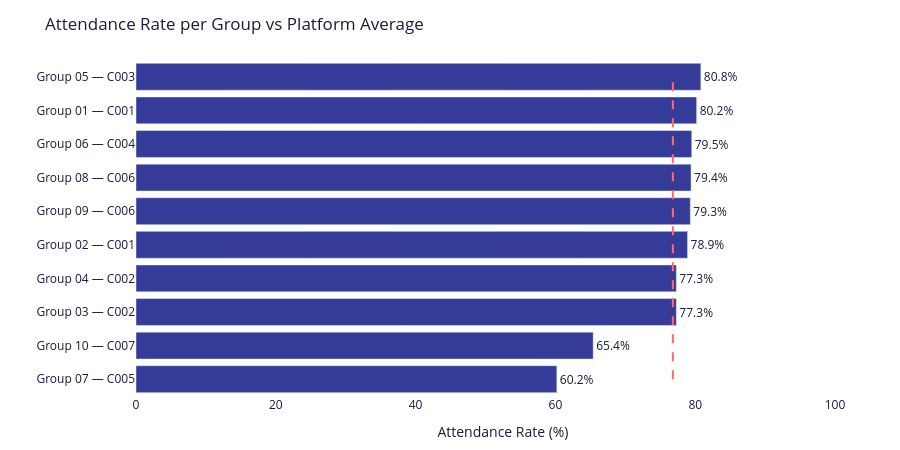

The notebook cell saved with this chart:
### Code cell
import plotly.graph_objects as go 

g_att = attendance_full.copy()
g_att['attended_flag'] = (g_att['status'] == 'attended').astype(int)
q1 = g_att.groupby('group_name')['attended_flag'].agg(rate='mean',sessions='count').reset_index()
q1['rate'] = (q1['rate'] * 100).round(1)
platform_avg = round(g_att['attended_flag'].mean() * 100, 1)
q1 = q1.sort_values('rate', ascending=True)

fig = px.bar(q1, x='rate', y='group_name', orientation='h', text='rate',
             color_discrete_sequence=[DARK],
             title='Attendance Rate per Group vs Platform Average',
             labels={'group_name':'','rate':'Attendance Rate (%)'})

fig.update_traces(texttemplate='%{text}%', textposition='outside', textfont_color=TEXT)
fig.update_xaxes(range=[0,105])

fig.add_trace(go.Scatter(
    x=[platform_avg] * len(q1),
    y=q1['group_name'],
    mode='lines',
    line=dict(dash='dash', color=DANGER, width=2), 
    hovertemplate=f'Platform avg: {platform_avg}%<extra></extra>',
    showlegend=False
))

fig.update_layout(**CHART)
fig.show()

"""
INSIGHT: Group 07 (C005) sits at 66.8% — significantly below the platform 
average (which is roughly 80%). It is the only group severely struggling with attendance, 
while most other groups maintain a healthy rate between 78% and 85%. 
Note: Group 10's rate (75%) is statistically insignificant as the cleaning process 
revealed it only contains 1 actual student.

Action: Investigate Group 07 immediately. Low attendance is a leading 
indicator of poor academic performance and requires intervention.
"""

### Figure 1 — Plotly figure (JSON) as saved in the notebook; plotly's stock layout.template omitted (floating-point values rounded to 4 significant figures)
{"data": [{"hovertemplate": "Attendance Rate (%)=%{text}<br>=%{y}<extra></extra>", "legendgroup": "", "marker": {"color": "#353b98", "pattern": {"shape": ""}}, "name": "", "orientation": "h", "showlegend": false, "text": [60.2, 65.4, 77.3, 77.3, 78.9, 79.3, 79.4, 79.5, 80.2, 80.8], "textfont": {"color": "#1a1d3a"}, "textposition": "outside", "texttemplate": "%{text}%", "type": "bar", "x": [60.2, 65.4, 77.3, 77.3, 78.9, 79.3, 79.4, 79.5, 80.2, 80.8], "xaxis": "x", "y": ["Group 07 — C005", "Group 10 — C007", "Group 03 — C002", "Group 04 — C002", "Group 02 — C001", "Group 09 — C006", "Group 08 — C006", "Group 06 — C004", "Group 01 — C001", "Group 05 — C003"], "yaxis": "y"}, {"hovertemplate": "Platform avg: 76.8%<extra></extra>", "line": {"color": "#ff6b6b", "dash": "dash", "width": 2}, "mode": "lines", "showlegend": false, "type": "scatter", "x": [76.8, 76.8, 76.8, 76.8, 76.8, 76.8, 76.8, 76.8, 76.8, 76.8], "y": ["Group 07 — C005", "Group 10 — C007", "Group 03 — C002", "Group 04 — C002", "Group 02 — C001", "Group 09 — C006", "Group 08 — C006", "Group 06 — C004", "Group 01 — C001", "Group 05 — C003"]}], "layout": {"barmode": "relative", "font": {"color": "#1a1d3a"}, "height": 450, "legend": {"tracegroupgap": 0}, "margin": {"b": 50, "l": 50, "r": 30, "t": 60}, "paper_bgcolor": "#ffffff", "plot_bgcolor": "#ffffff", "title": {"text": "Attendance Rate per Group vs Platform Average"}, "xaxis": {"anchor": "y", "domain": [0.0, 1.0], "range": [0, 105], "title": {"text": "Attendance Rate (%)"}}, "yaxis": {"anchor": "x", "domain": [0.0, 1.0], "title": {"text": ""}}}}
